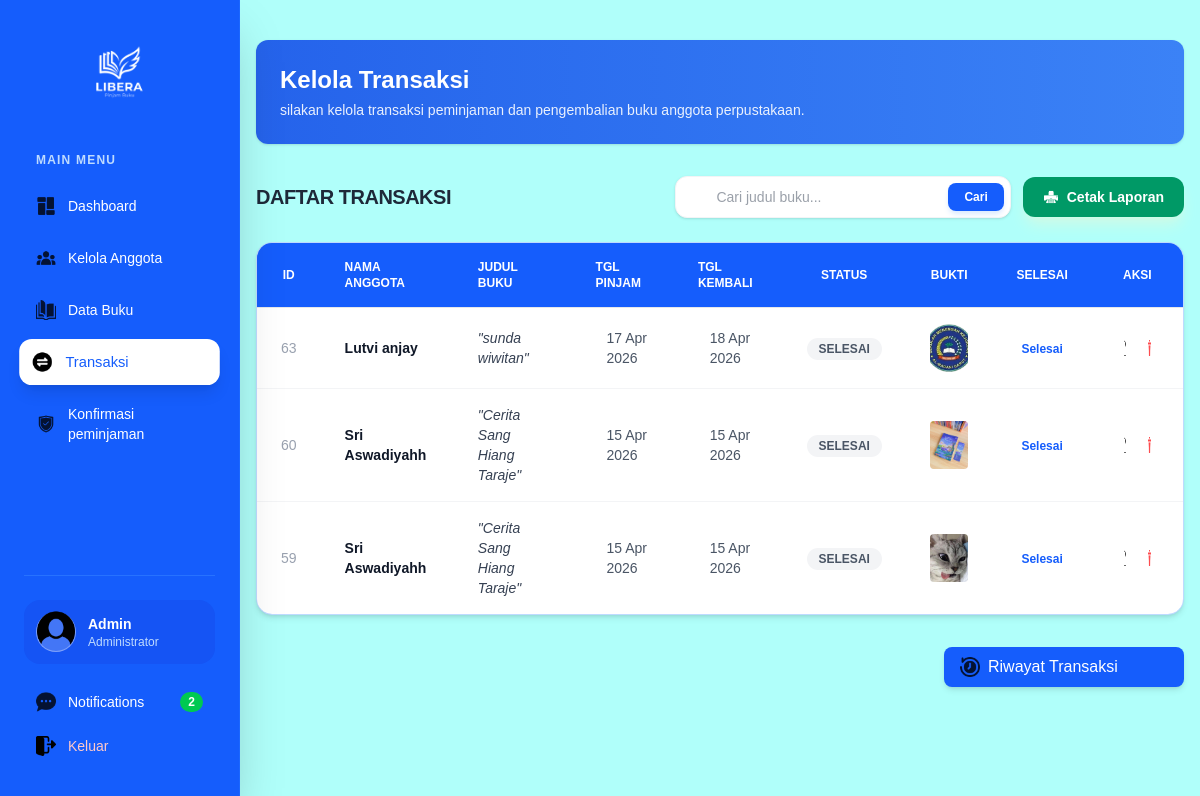
The page /admin/transaksi.php on the database its author committed.
### tables this page shows
CREATE TABLE `transaksi` (
  `id_transaksi` int(11) NOT NULL,
  `id_users` int(11) NOT NULL,
  `nama` varchar(100) NOT NULL,
  `judul_buku` varchar(255) NOT NULL,
  `tanggal_pinjam` date NOT NULL,
  `tanggal_kembali` date NOT NULL,
  `status` enum('menunggu konfirmasi','disetujui','ditolak','selesai') DEFAULT 'menunggu konfirmasi',
  `id_buku` int(11) DEFAULT NULL,
  `total_pinjam` int(11) NOT NULL,
  `bukti_kembali` varchar(255) DEFAULT NULL
);

### admin/transaksi.php (the view, shortened to what this page needs)
<?php
include '../config/koneksi.php';
$query = "SELECT * FROM users ORDER BY id_users DESC";
$keyword = isset($_GET['cari']) ? trim($_GET['cari']) : "";
if (!empty($keyword)) {
    $keyword = mysqli_real_escape_string($koneksi, $keyword);
    $query = "SELECT * FROM transaksi
              WHERE
                nama LIKE '%$keyword%' OR
                judul_buku LIKE '%$keyword%' OR
                status LIKE '%$keyword%' OR
                tanggal_pinjam LIKE '%$keyword%' OR
                tanggal_kembali LIKE '%$keyword%'
              ORDER BY id_transaksi DESC";
} else {
    $query = "SELECT * FROM transaksi ORDER BY id_transaksi DESC";
}
$result = mysqli_query($koneksi, $query);
?>
<!DOCTYPE html>
<html lang="en">
<head>
    <link rel="stylesheet" href="../public/src/output.css">
</head>
<body class="bg-[#B0FFFA]">
    <?php include 'partials/sidebar.php'; ?>
    <main class="ml-60 p-4 min-h-screen">
        <section>
            <div class="mt-6 bg-linear-to-r from-[#2563eb] to-[#3b82f6] p-6 rounded-xl shadow text-white">
                <h2 class="text-2xl font-semibold mb-1">
                    Kelola Transaksi
                </h2>
                <p class="text-sm opacity-90">
                    silakan kelola transaksi peminjaman dan pengembalian buku anggota perpustakaan.
                </p>
            </div>
            <div class="mt-8 flex flex-col md:flex-row justify-between items-center gap-4 mb-6">
                <h2 class="text-xl font-bold text-gray-800 tracking-tight uppercase">Daftar Transaksi</h2>
                <div class="flex flex-wrap items-center gap-3">
                    <form method="GET"
                        class="flex items-center gap-2 bg-white p-1.5 pl-4 rounded-xl shadow-sm border border-gray-100">
                        <img src="../public/src/icons/search.png" class="w-4 h-4 opacity-40">
                        <input type="text" name="cari" placeholder="Cari judul buku..."
                            value="<?php echo isset($_GET['cari']) ? htmlspecialchars($_GET['cari']) : ''; ?>"
                            class="text-sm outline-none w-56 bg-transparent text-gray-700">
                        <button type="submit"
                            class="px-4 py-1.5 bg-blue-600 text-white rounded-lg text-xs font-semibold hover:bg-blue-700 transition-all shadow-md shadow-blue-100">
                            Cari
                        </button>
                    </form>
                    <div class="flex gap-2">
                        <a href="../resources/cetak/cetak_transaksi.php?cari=<?php echo isset($_GET['cari']) ? urlencode($_GET['cari']) : ''; ?>"
                            target="_blank"
                            class="flex items-center gap-2 px-5 py-2.5 bg-emerald-600 text-white font-bold rounded-xl hover:bg-emerald-700 transition-all shadow-lg shadow-emerald-100 text-sm">
                            <img src="../resources/img/cetak.png" class="w-4 h-4 brightness-0 invert">
                            <span>Cetak Laporan</span>
                        </a>
                    </div>
                </div>
            </div>
            <section>
                <div class="mt-4 relative overflow-hidden bg-blue-300 shadow-md rounded-2xl border border-blue-200">
                    <table class="w-full text-sm text-left text-gray-600">
                        <thead class="text-xs uppercase bg-blue-600 text-white border-b border-gray-200">
                            <tr>
                                <th class="px-6 py-4 font-bold text-center">ID</th>
                                <th class="px-6 py-4 font-bold">Nama Anggota</th>
                                <th class="px-6 py-4 font-bold">Judul Buku</th>
                                <th class="px-6 py-4 font-bold">Tgl Pinjam</th>
                                <th class="px-6 py-4 font-bold">Tgl Kembali</th>
                                <th class="px-6 py-4 font-bold text-center">Status</th>
                                <th class="px-6 py-4 font-bold text-center">Bukti</th>
                                <th class="px-6 py-4 font-bold text-center">Selesai</th>
                                <th class="px-6 py-4 font-bold text-center">Aksi</th>
                            </tr>
                        </thead>
                        <tbody class="divide-y divide-gray-100 bg-white">
                            <?php
                            while ($row = mysqli_fetch_assoc($result)) {
                                $status_class = "";
                                if ($row['status'] == 'dipinjam') {
                                    $status_class = "bg-orange-100 text-orange-600";
                                } elseif ($row['status'] == 'kembali') {
                                    $status_class = "bg-green-100 text-green-600";
                                } else {
                                    $status_class = "bg-gray-100 text-gray-600";
                                }
                                ?>
                                <tr class="hover:bg-blue-50/50 transition-colors">
                                    <td class="px-6 py-4 text-center font-medium text-gray-400">
                                        <?php echo $row['id_transaksi']; ?>
                                    </td>
                                    <td class="px-6 py-4">
                                        <div class="font-semibold text-gray-900">
                                            <?php echo isset($row['nama']) ? $row['nama'] : '-'; ?>
                                        </div>
                                    </td>
                                    <td class="px-6 py-4">
                                        <div class="text-gray-700 italic">"<?php echo $row['judul_buku']; ?>"</div>
                                    </td>
                                    <td class="px-6 py-4">
                                        <span class="flex items-center gap-1">
                                            <i data-feather="calendar" class="w-3 h-3 text-blue-400"></i>
                                            <?php echo date('d M Y', strtotime($row['tanggal_pinjam'])); ?>
                                        </span>
                                    </td>
                                    <td class="px-6 py-4">
                                        <span class="flex items-center gap-1">
                                            <i data-feather="calendar" class="w-3 h-3 text-red-300"></i>
                                            <?php echo date('d M Y', strtotime($row['tanggal_kembali'])); ?>
                                        </span>
                                    </td>
                                    <td class="px-6 py-4 text-center">
                                        <span
                                            class="px-3 py-1 rounded-full text-xs font-bold uppercase <?php echo $status_class; ?>">
                                            <?php echo $row['status']; ?>
                                        </span>
                                    </td>
                                    <td class="px-6 py-4 text-center">
                                        <?php if ($row['bukti_kembali']) { ?>
                                            <a href="../uploads/bukti/<?php echo $row['bukti_kembali']; ?>" target="_blank">
                                                <img src="../uploads/bukti/<?php echo $row['bukti_kembali']; ?>"
                                                    class="w-12 h-12 object-cover rounded">
                                            </a>
                                        <?php } else { ?>
                                            <span class="text-gray-400 text-xs">Tidak ada</span>
                                        <?php } ?>
                                    </td>
                                    <td class="px-6 py-4 text-center">
                                        <?php if ($row['status'] != 'selesai') { ?>
                                            <a href="../aksi/aksi_selesai.php?id=<?php echo $row['id_transaksi']; ?>"
                                                onclick="return confirm('Tandai sebagai selesai?')"
                                                class="px-3 py-1 bg-blue-500 text-white rounded-lg text-xs hover:bg-blue-600">
                                                Selesai
                                            </a>
                                        <?php } else { ?>
                                            <span class="text-blue-600 font-semibold text-xs">Selesai</span>
                                        <?php } ?>
                                    </td>
                                    <td class="px-6 py-4">
                                        <div class="flex items-center justify-center gap-1.5">
                                            <a href="edit_transaksi.php?id_transaksi=<?= $row['id_transaksi'] ?>"
                                                class="p-2 text-blue-600 hover:bg-blue-100/70 rounded-lg transition-all"
                                                title="Edit Transaksi">
                                                <img src="../resources/img/edit.png" class="w-4 h-4 opacity-70">
                                            </a>
                                            <a href="../aksi/aksi_hapus_transaksi.php?id_transaksi=<?= $row['id_transaksi'] ?>"
                                                onclick="return confirm('Yakin ingin menghapus data transaksi ini?')"
                                                class="p-2 text-rose-500 hover:bg-rose-100/70 rounded-lg transition-all"
                                                title="Hapus">
                                                <img src="../resources/img/hapus2.png" class="w-4 h-4 opacity-70">
                                            </a>
                                        </div>
                                    </td>
                                </tr>
                                <?php
                            }
                            ?>
                        </tbody>
                    </table>
                </div>
                <div class="justify-end">
                    <a href="transaksi_selesai.php"
                        class="mt-8 w-60 p-4 flex items-center gap-2 px-4 py-2 bg-blue-600 text-white rounded-lg hover:bg-blue-700 text-x ml-auto transition-all shadow-md hover:shadow-lg">
                        <img src="../resources/img/riwayat.png" class="w-5 h-5 opacity-80">
                        Riwayat Transaksi
                    </a>
                </div>
            </section>
    </main>
</body>
</html>

### admin/transaksi.php (style rules this page uses)
body { font-family: 'Poppins', sans-serif; }

### rows shown on the page
transaksi: id_transaksi "63", nama "Lutvi anjay", judul_buku "sunda wiwitan", tanggal_pinjam "17 Apr 2026", tanggal_kembali "18 Apr 2026", status "SELESAI", bukti_kembali (picture), shows "Selesai"
transaksi: id_transaksi "60", nama "Sri Aswadiyahh", judul_buku "Cerita Sang Hiang Taraje", tanggal_pinjam "15 Apr 2026", tanggal_kembali "15 Apr 2026", status "SELESAI", bukti_kembali (picture), shows "Selesai"
transaksi: id_transaksi "59", nama "Sri Aswadiyahh", judul_buku "Cerita Sang Hiang Taraje", tanggal_pinjam "15 Apr 2026", tanggal_kembali "15 Apr 2026", status "SELESAI", bukti_kembali (picture), shows "Selesai"

### other values the page prints
$_SESSION['username'] "Admin"
$total_notif "2"
